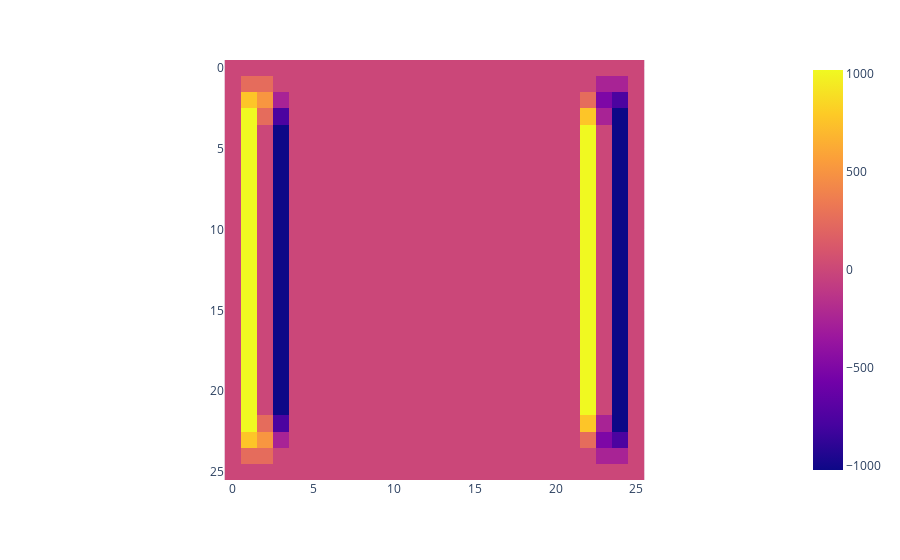

Source (notebook cell):
### Code cell
px.imshow(gx)

### Figure 1 — Plotly figure (JSON) as saved in the notebook; plotly's stock layout.template omitted (floating-point values rounded to 4 significant figures; data arrays with more than 128 entries replaced by an {"elided": "..."} marker saying what was removed)
{"data": [{"coloraxis": "coloraxis", "hovertemplate": "x: %{x}<br>y: %{y}<br>color: %{z}<extra></extra>", "type": "heatmap", "z": {"elided": "26x26 int values"}}], "layout": {"coloraxis": {"colorscale": [[0, "#0d0887"], [0.1111, "#46039f"], [0.2222, "#7201a8"], [0.3333, "#9c179e"], [0.4444, "#bd3786"], [0.5556, "#d8576b"], [0.6667, "#ed7953"], [0.7778, "#fb9f3a"], [0.8889, "#fdca26"], [1, "#f0f921"]]}, "margin": {"t": 60}, "xaxis": {"constrain": "domain", "scaleanchor": "y"}, "yaxis": {"autorange": "reversed", "constrain": "domain"}}}
